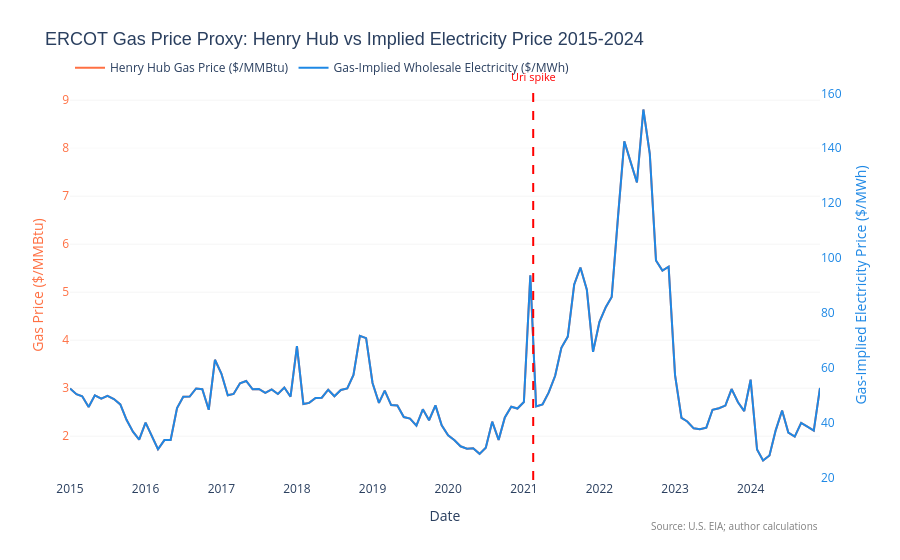

The notebook cell this image was saved under:
### Code cell
fig = go.Figure()
fig.add_trace(go.Scatter(
    x=price_df['month_date'], y=price_df['henry_hub_price'],
    name='Henry Hub Gas Price ($/MMBtu)', line=dict(color='#FF7043', width=2), yaxis='y1'
))
fig.add_trace(go.Scatter(
    x=price_df['month_date'], y=price_df['implied_wholesale_price_proxy'],
    name='Gas-Implied Wholesale Electricity ($/MWh)', line=dict(color='#1E88E5', width=2), yaxis='y2'
))
uri_marker = pd.Timestamp('2021-02-15')
fig.add_shape(type='line', x0=uri_marker, x1=uri_marker, y0=0, y1=1, xref='x', yref='paper', line=dict(color='red', dash='dash'))
fig.add_annotation(x=uri_marker, y=1.06, xref='x', yref='paper', text='Uri spike', showarrow=False, font=dict(size=11, color='red'))
fig.update_layout(
    title=dict(text='ERCOT Gas Price Proxy: Henry Hub vs Implied Electricity Price 2015-2024', font=dict(size=18, family='Arial')),
    xaxis_title='Date',
    yaxis=dict(title='Gas Price ($/MMBtu)', side='left', color='#FF7043', showgrid=True, gridcolor='#F5F5F5'),
    yaxis2=dict(title='Gas-Implied Electricity Price ($/MWh)', side='right', overlaying='y', color='#1E88E5'),
    hovermode='x unified', plot_bgcolor='white', paper_bgcolor='white',
    legend=dict(orientation='h', yanchor='bottom', y=1.02),
    margin=dict(l=70, r=80, t=90, b=80),
)
fig.add_annotation(xref='paper', yref='paper', x=1.0, y=-0.14, text='Source: U.S. EIA; author calculations', showarrow=False, font=dict(size=10, color='gray'), xanchor='right')
save_chart(fig, 'chart_2b_gas_electricity_correlation')
fig.show()
